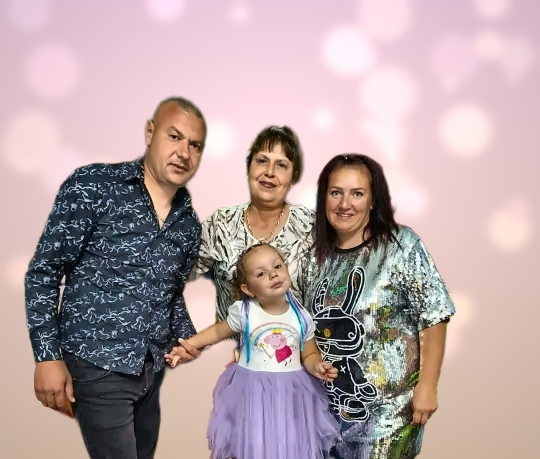
#> input picture family_photo_edited.jpg, 1079 x 918 px (shown at 1/2 size)
$ python avatar.py ../../family_photo_edited.jpg ../../family_photo_edited.jpg
#> lines starting #> are read from the running program, lines starting #| are printed output that depends on the picture; after the words box and inside, x2 and y2 are one past the last pixel; in counts of white or black regions, pixels touching at a corner belong together
# Cut the avatar out of its pink circle and split off mouth/eye layers for animation.
import sys, numpy as np
from PIL import Image, ImageFilter
from scipy import ndimage
src, outdir = sys.argv[1], sys.argv[2]
im = np.asarray(Image.open(src).convert('RGB')).astype(np.float32)
H, W, _ = im.shape
#> H = 918; W = 1079
pink = np.array([199, 110, 132], np.float32)
dp = np.linalg.norm(im - pink, axis=2)
dw = np.linalg.norm(im - 255, axis=2)
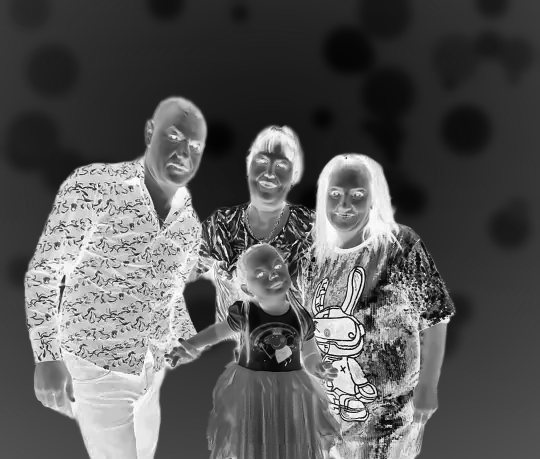
#> dw: shape (918, 1079) float32 (shown at 1/2 size); min 0, max 441.7, mean 153.2; drawn with min black and max white
r,g,b = im[...,0],im[...,1],im[...,2]
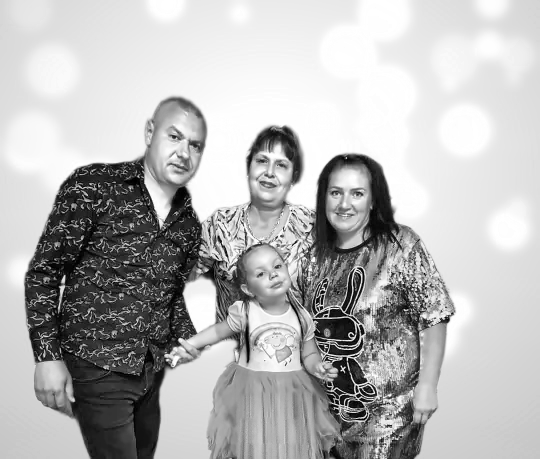
#> r: shape (918, 1079) float32 (shown at 1/2 size); min 0, max 255, mean 181.1
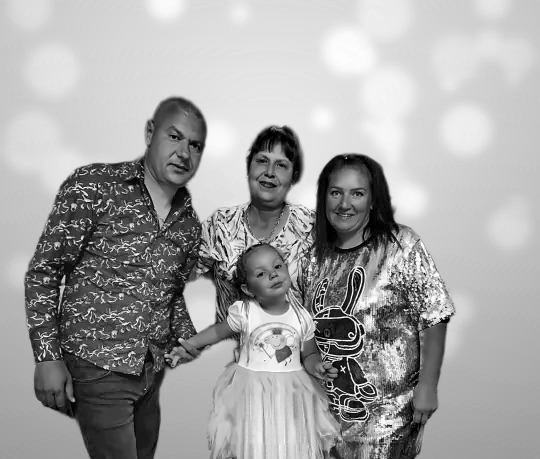
#> b: shape (918, 1079) float32 (shown at 1/2 size); min 0, max 255, mean 163
pinkish = ((r-g) > 22) & ((b-g) > 6)
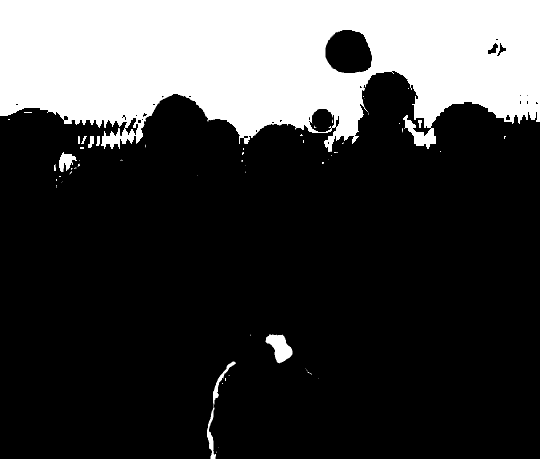
#> pinkish: shape (918, 1079) bool (shown at 1/2 size); 25% white; 61 white regions (49 under 20 px), largest, box (x1, y1, x2, y2) and area: (0, 0, 1079, 304) 242758, (531, 669, 585, 727) 1800, (414, 723, 472, 918) 1285
bgish = (dp < 48) | (dw < 40) | pinkish
#> bgish: shape (918, 1079) bool; 33.5% white; 1742 white regions (1558 under 20 px), largest, box (x1, y1, x2, y2) and area: (0, 0, 1079, 431) 282659, (885, 215, 975, 305) 6298, (494, 662, 590, 744) 3870
lab, n = ndimage.label(bgish)
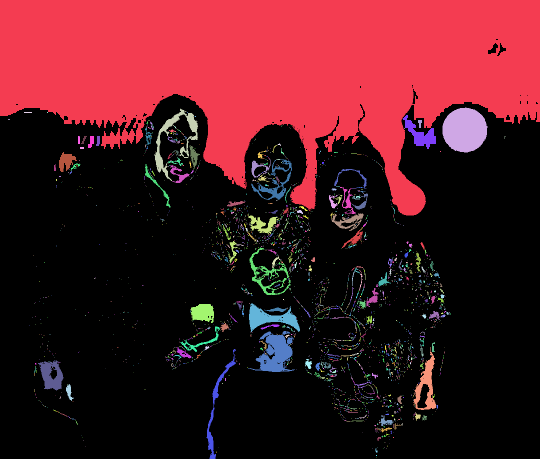
#> lab: shape (918, 1079) int32 (shown at 1/2 size); 2596 distinct labels, from 0 to 2595; one colour per label, 0 black
#> n = 2595
border = set(np.unique(np.concatenate([lab[0], lab[-1], lab[:, 0], lab[:, -1]]))) - {0}
#> border = 2 items
bg = np.isin(lab, list(border))
#> bg: shape (918, 1079) bool; 28.5% white; 2 white regions, box (x1, y1, x2, y2) and area: (0, 0, 1079, 431) 280978, (413, 698, 472, 918) 1444
bg = ndimage.binary_fill_holes(~bg) == 0  # keep only outside region
# soft alpha: shrink by 1px and feather
fg = ~bg
fg = ndimage.binary_erosion(fg, iterations=2)
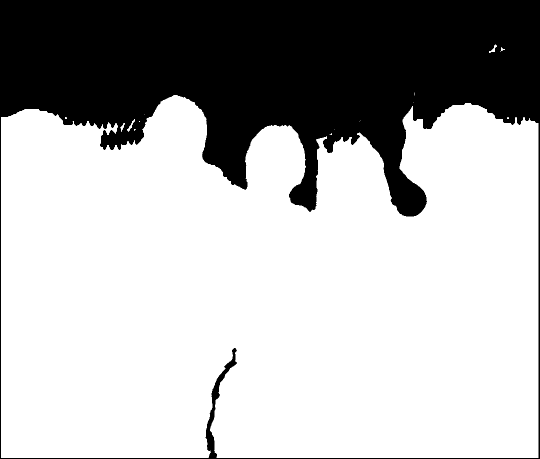
#> fg: shape (918, 1079) bool (shown at 1/2 size); 70.2% white; 1 black region, box (x1, y1, x2, y2) and area: (0, 0, 1079, 918) 295181
alpha = ndimage.gaussian_filter(fg.astype(np.float32), 1.0)
# de-fringe: pull pink out of semi-transparent edge pixels
edge = ndimage.binary_dilation((alpha > 0.02) & (alpha < 0.98), iterations=2) & (((r-g) > 15) & ((b-g) > 0))
#> edge: shape (918, 1079) bool; 2.1% white; 34 white regions (17 under 20 px), largest, box (x1, y1, x2, y2) and area: (0, 186, 418, 400) 6878, (795, 201, 1079, 386) 4915, (628, 261, 772, 363) 2843
dark = np.array([40, 22, 22], np.float32)
im2 = im.copy()
im2[edge] = im[edge] * 0.35 + dark * 0.65
#> im2: shape (918, 1079, 3) float32; mean R, G, B 178.5, 159.3, 160.3
# bottom fade (torso cut by circle)
yy = np.arange(H)[:, None]
#> yy = 918 values from 0 to 917
fade = np.clip((1180 - yy) / 260.0, 0, 1) ** 1.4
#> fade = 918 values from 1 to 1
alpha = alpha * fade
rgba = np.dstack([im2, alpha * 255]).clip(0, 255).astype(np.uint8)
Image.fromarray(rgba).save(f'{outdir}/avatar.png')
# lower lip layer: region under the parting line, feathered
ys, xs = np.mgrid[0:H, 0:W]
part = 612 + (xs - 612) * -0.06  # slight slant of the lip line
m = (ys > part - 1) & (ys < 662) & (xs > 540) & (xs < 690)
m = ndimage.gaussian_filter(m.astype(np.float32), 3)
ll = np.dstack([im, m * 255]).clip(0, 255).astype(np.uint8)[580:680, 530:700]
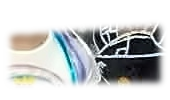
#> ll: shape (100, 170, 4); mean R, G, B, A 129.4, 129.2, 125.6, 113; transparent parts drawn white
Image.fromarray(ll).save(f'{outdir}/lowerlip.png')
print('ok', n)
#| ok 2595
